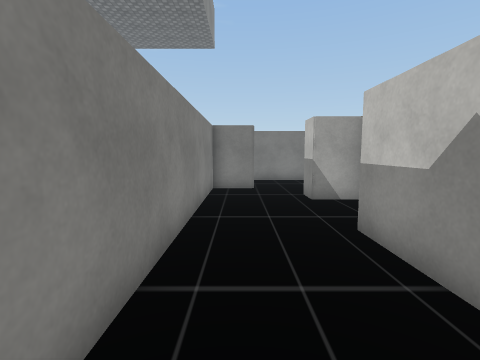
view 1 (above)

18 first-person views from a walk through a 3-D level made in the Unity game engine. The camera is 1.4 m above the floor, tilts 6° down and sees 85° across. The floor is counted in squares, 1 m on a side. Each view is taken from the middle of a square. On the plan, view 1 faces up. The plan holds only what a view shows up to about 13 squares ahead; the rest is blank. The place goes on beyond the plan. The player is left out. Door leaves are left out, so doorways stand open. Some surface patterns are stand-ins.

view 2
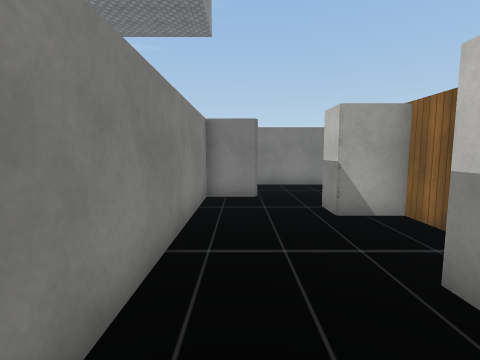

view 3
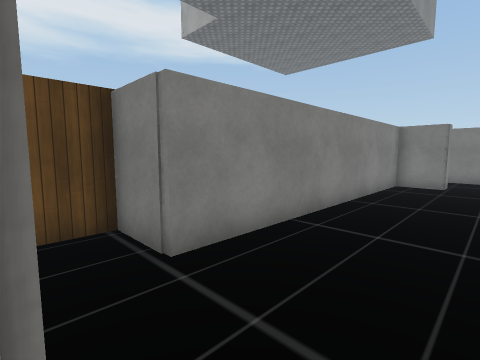

view 4
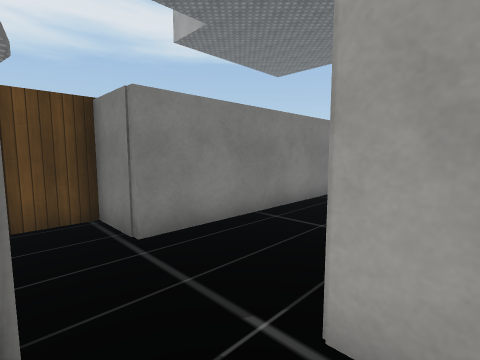

view 5
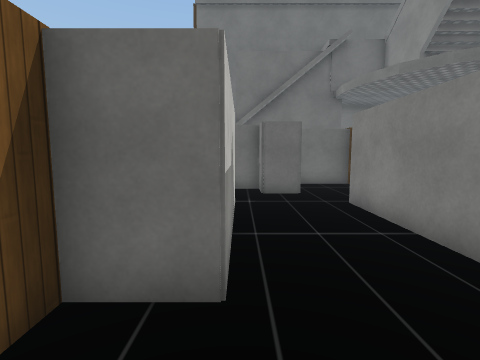

view 6
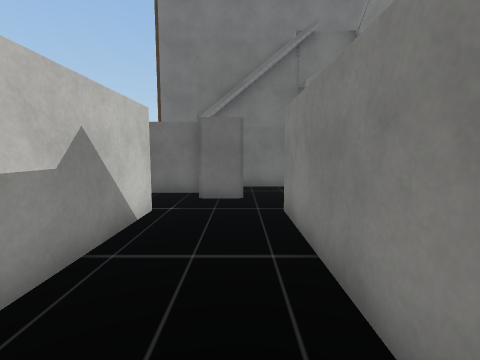

view 7
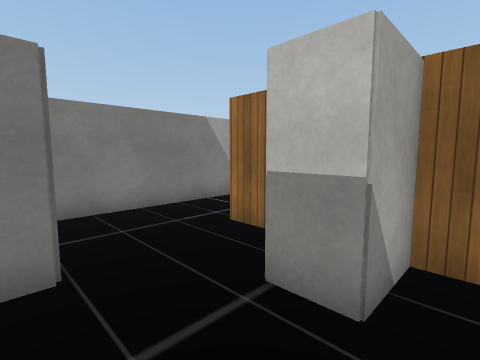

view 8
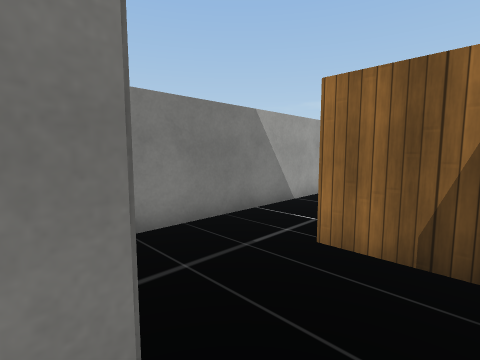

view 9
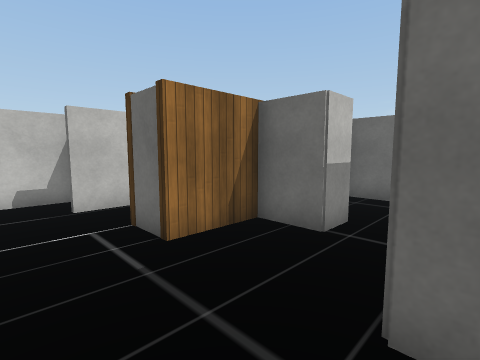

view 10
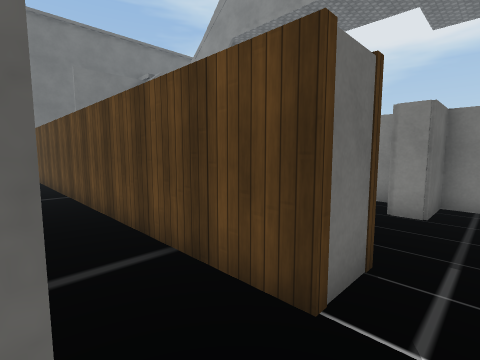

view 11
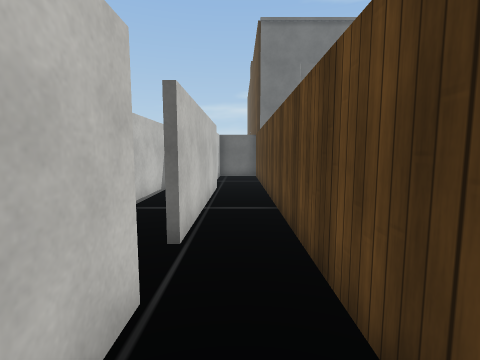

view 12
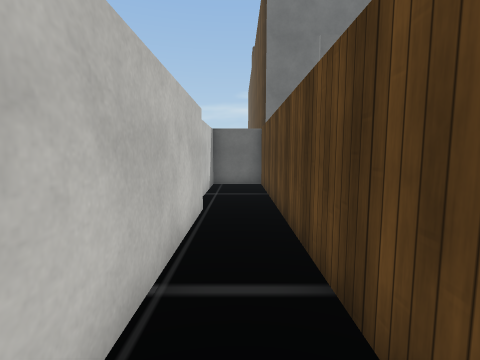

view 13
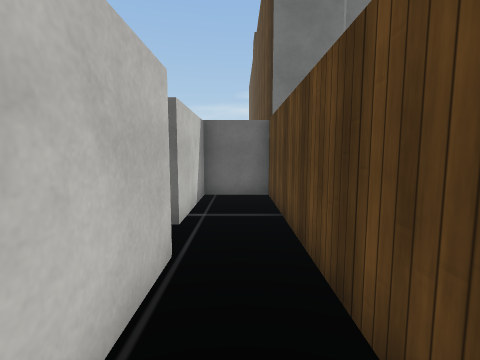

view 14
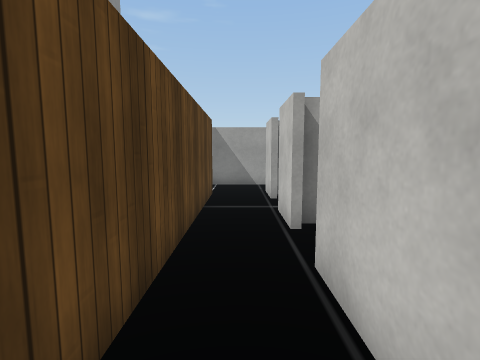

view 15
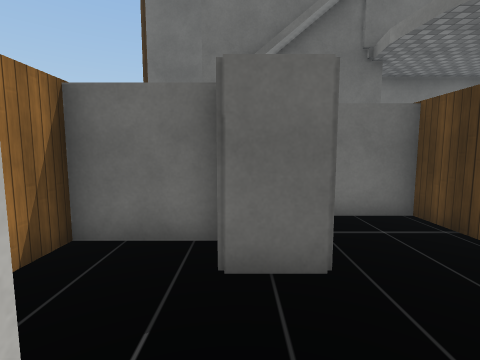

view 16
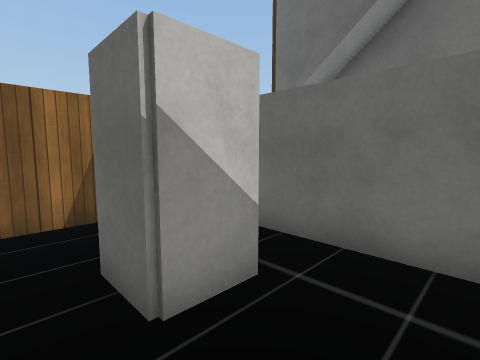

view 17
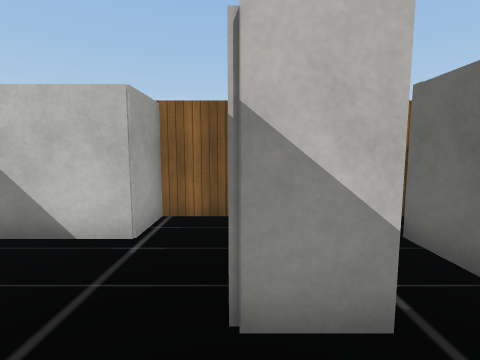

view 18
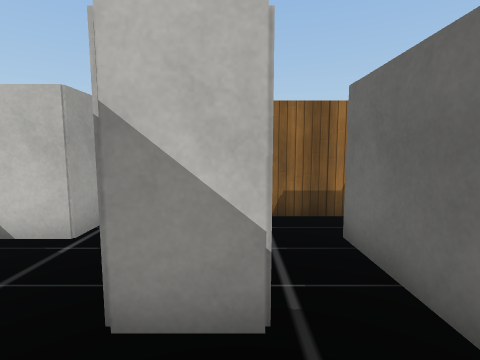

### Floor plan
Ten units are one square. View 1 is at (0, 0); x grows to the right and y downward. Boxes are objects, and circles mark ways between rooms. Rooms are numbered by the first view taken in them; rooms with no view inside come last. Other rooms are left out.
<svg viewBox="-33 -139 113 210">
<path fill="none" stroke="#000" d="M-11 -118 -11 -110 5 -110 5 -102 -11 -102 -11 3 -28 3 -28 15M36 -134 2 -134M21 3 21 -47 37 -47 37 -77 21 -77 21 -88 37 -88 37 -110M-1 19 14 19M12 31 37 31 37 3 21 3M75 -134 36 -134M69 -99 69 -116M37 -110 50 -110 50 -95M69 -66 69 -84M50 -95 50 -65M50 -65 50 14M69 15 69 -51M-1 32 -1 19M37 58 37 36M-28 15 -28 47 22 47M50 14 50 66 72 66 72 29"/>
<circle cx="20" cy="10" r="3" fill="#2a7"/>
<circle cx="45" cy="-125" r="3" fill="#2a7"/>
<circle cx="-15" cy="25" r="3" fill="#2a7"/>
<circle cx="60" cy="-100" r="3" fill="#2a7"/>
<circle cx="60" cy="-70" r="3" fill="#2a7"/>
<circle cx="60" cy="10" r="3" fill="#2a7"/>
<text x="10" y="-70">1</text>
<text x="20" y="10">2</text>
<text x="60" y="-120">3</text>
<text x="60" y="-80">4</text>
<text x="60" y="-30">5</text>
<text x="10" y="40">6</text>
<text x="60" y="40">7</text>
</svg>
Room 1 opens to room 2. Room 1 opens to room 3. Room 1 opens to room 6. Room 3 opens to room 4. Room 4 opens to room 5. Room 5 opens to room 7.

Where each view was taken, in squares from view 1:
view 1: 0 up, 0 right, facing up
view 2: 2 up, 0 right, facing up
view 3: 2 down, 2 right, facing up-left
view 4: 2 down, 3 right, facing up-left
view 5: 7 up, 2 right, facing down
view 6: 6 up, 0 right, facing down
view 7: 7 up, 0 right, facing up-right
view 8: 9 up, 0 right, facing up-right
view 9: 13 up, 0 right, facing down-right
view 10: 12 up, 7 right, facing down-left
view 11: 9 up, 6 right, facing down
view 12: 5 up, 6 right, facing down
view 13: 2 up, 6 right, facing down
view 14: 2 up, 6 right, facing up
view 15: 1 up, 1 right, facing down
view 16: 1 down, 2 left, facing down-right
view 17: 2 down, 2 left, facing right
view 18: 3 down, 2 left, facing right
